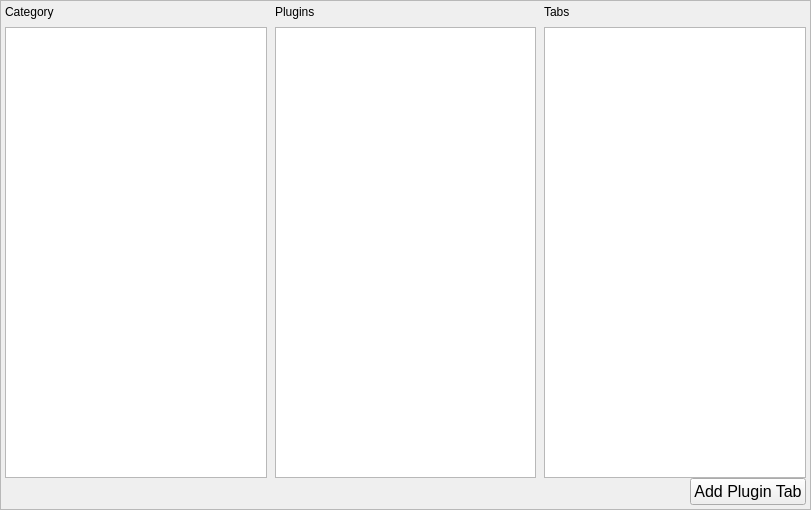
<?xml version="1.0" encoding="UTF-8"?>
<ui version="4.0">
 <class>redefined_result_filters_plugins_tab_select</class>
 <widget class="QFrame" name="redefined_result_filters_plugins_tab_select">
  <property name="geometry">
   <rect>
    <x>0</x>
    <y>0</y>
    <width>811</width>
    <height>510</height>
   </rect>
  </property>
  <property name="minimumSize">
   <size>
    <width>811</width>
    <height>510</height>
   </size>
  </property>
  <property name="maximumSize">
   <size>
    <width>811</width>
    <height>510</height>
   </size>
  </property>
  <property name="windowTitle">
   <string>Frame</string>
  </property>
  <property name="frameShape">
   <enum>QFrame::StyledPanel</enum>
  </property>
  <property name="frameShadow">
   <enum>QFrame::Raised</enum>
  </property>
  <layout class="QVBoxLayout" name="verticalLayout_5">
   <property name="spacing">
    <number>4</number>
   </property>
   <property name="leftMargin">
    <number>4</number>
   </property>
   <property name="topMargin">
    <number>4</number>
   </property>
   <property name="rightMargin">
    <number>4</number>
   </property>
   <property name="bottomMargin">
    <number>4</number>
   </property>
   <item>
    <layout class="QVBoxLayout" name="verticalLayout_4">
     <property name="spacing">
      <number>0</number>
     </property>
     <item>
      <layout class="QHBoxLayout" name="horizontalLayout">
       <property name="spacing">
        <number>8</number>
       </property>
       <item>
        <layout class="QVBoxLayout" name="verticalLayout">
         <property name="spacing">
          <number>8</number>
         </property>
         <item>
          <widget class="QLabel" name="label_categories">
           <property name="text">
            <string>Category</string>
           </property>
          </widget>
         </item>
         <item>
          <widget class="QTableWidget" name="tableWidget_categories">
           <property name="font">
            <font>
             <pointsize>12</pointsize>
            </font>
           </property>
           <property name="editTriggers">
            <set>QAbstractItemView::NoEditTriggers</set>
           </property>
           <property name="columnCount">
            <number>1</number>
           </property>
           <attribute name="horizontalHeaderVisible">
            <bool>false</bool>
           </attribute>
           <attribute name="horizontalHeaderStretchLastSection">
            <bool>true</bool>
           </attribute>
           <attribute name="verticalHeaderVisible">
            <bool>false</bool>
           </attribute>
           <column/>
          </widget>
         </item>
        </layout>
       </item>
       <item>
        <layout class="QVBoxLayout" name="verticalLayout_2">
         <property name="spacing">
          <number>8</number>
         </property>
         <item>
          <widget class="QLabel" name="label_2">
           <property name="text">
            <string>Plugins</string>
           </property>
          </widget>
         </item>
         <item>
          <widget class="QTableWidget" name="tableWidget_plugins">
           <property name="font">
            <font>
             <pointsize>12</pointsize>
            </font>
           </property>
           <property name="editTriggers">
            <set>QAbstractItemView::NoEditTriggers</set>
           </property>
           <property name="columnCount">
            <number>1</number>
           </property>
           <attribute name="horizontalHeaderVisible">
            <bool>false</bool>
           </attribute>
           <attribute name="horizontalHeaderMinimumSectionSize">
            <number>20</number>
           </attribute>
           <attribute name="horizontalHeaderStretchLastSection">
            <bool>true</bool>
           </attribute>
           <attribute name="verticalHeaderVisible">
            <bool>false</bool>
           </attribute>
           <attribute name="verticalHeaderMinimumSectionSize">
            <number>23</number>
           </attribute>
           <column/>
          </widget>
         </item>
        </layout>
       </item>
       <item>
        <layout class="QVBoxLayout" name="verticalLayout_3">
         <property name="spacing">
          <number>8</number>
         </property>
         <item>
          <widget class="QLabel" name="label_3">
           <property name="text">
            <string>Tabs</string>
           </property>
          </widget>
         </item>
         <item>
          <widget class="QTableWidget" name="tableWidget_tabs">
           <property name="font">
            <font>
             <pointsize>12</pointsize>
            </font>
           </property>
           <property name="editTriggers">
            <set>QAbstractItemView::NoEditTriggers</set>
           </property>
           <property name="columnCount">
            <number>1</number>
           </property>
           <attribute name="horizontalHeaderVisible">
            <bool>false</bool>
           </attribute>
           <attribute name="horizontalHeaderMinimumSectionSize">
            <number>20</number>
           </attribute>
           <attribute name="horizontalHeaderStretchLastSection">
            <bool>true</bool>
           </attribute>
           <attribute name="verticalHeaderVisible">
            <bool>false</bool>
           </attribute>
           <attribute name="verticalHeaderMinimumSectionSize">
            <number>23</number>
           </attribute>
           <column/>
          </widget>
         </item>
        </layout>
       </item>
      </layout>
     </item>
     <item>
      <layout class="QHBoxLayout" name="horizontalLayout_2">
       <item>
        <spacer name="horizontalSpacer">
         <property name="orientation">
          <enum>Qt::Horizontal</enum>
         </property>
         <property name="sizeHint" stdset="0">
          <size>
           <width>628</width>
           <height>20</height>
          </size>
         </property>
        </spacer>
       </item>
       <item>
        <widget class="QPushButton" name="pushButton_add_plugin_tab">
         <property name="font">
          <font>
           <pointsize>12</pointsize>
          </font>
         </property>
         <property name="text">
          <string>Add Plugin Tab</string>
         </property>
        </widget>
       </item>
      </layout>
     </item>
    </layout>
   </item>
  </layout>
 </widget>
 <resources/>
 <connections/>
</ui>
